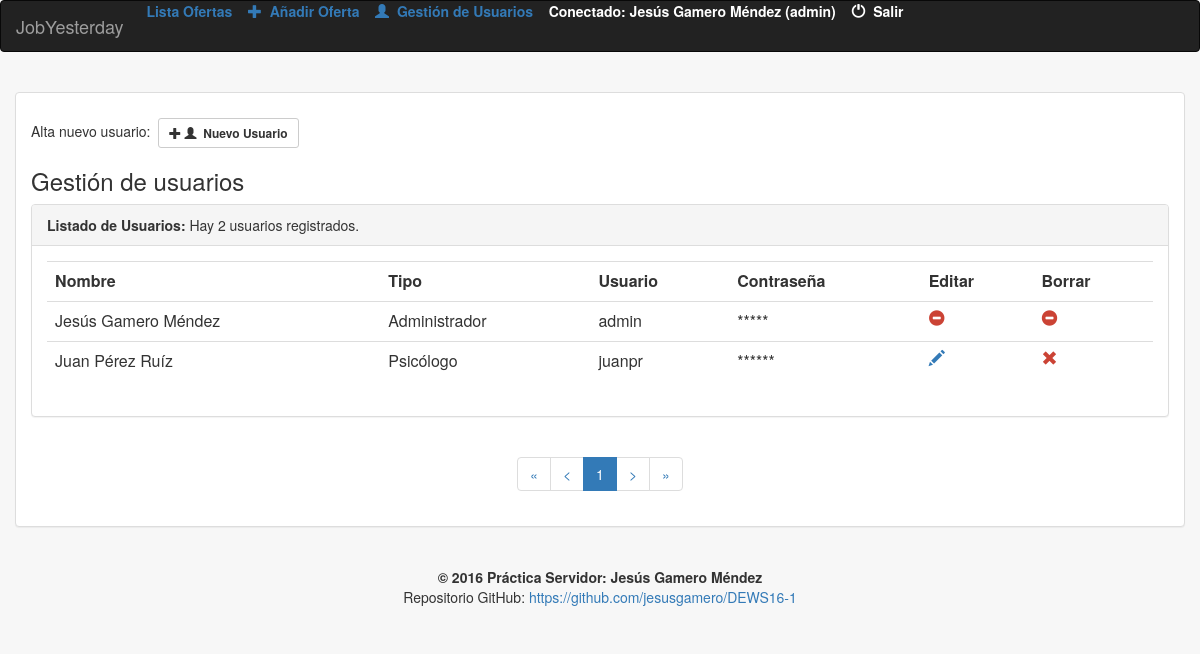
The page /app/index.php?ctrl=list_user (signed in) on the database as committed earlier.
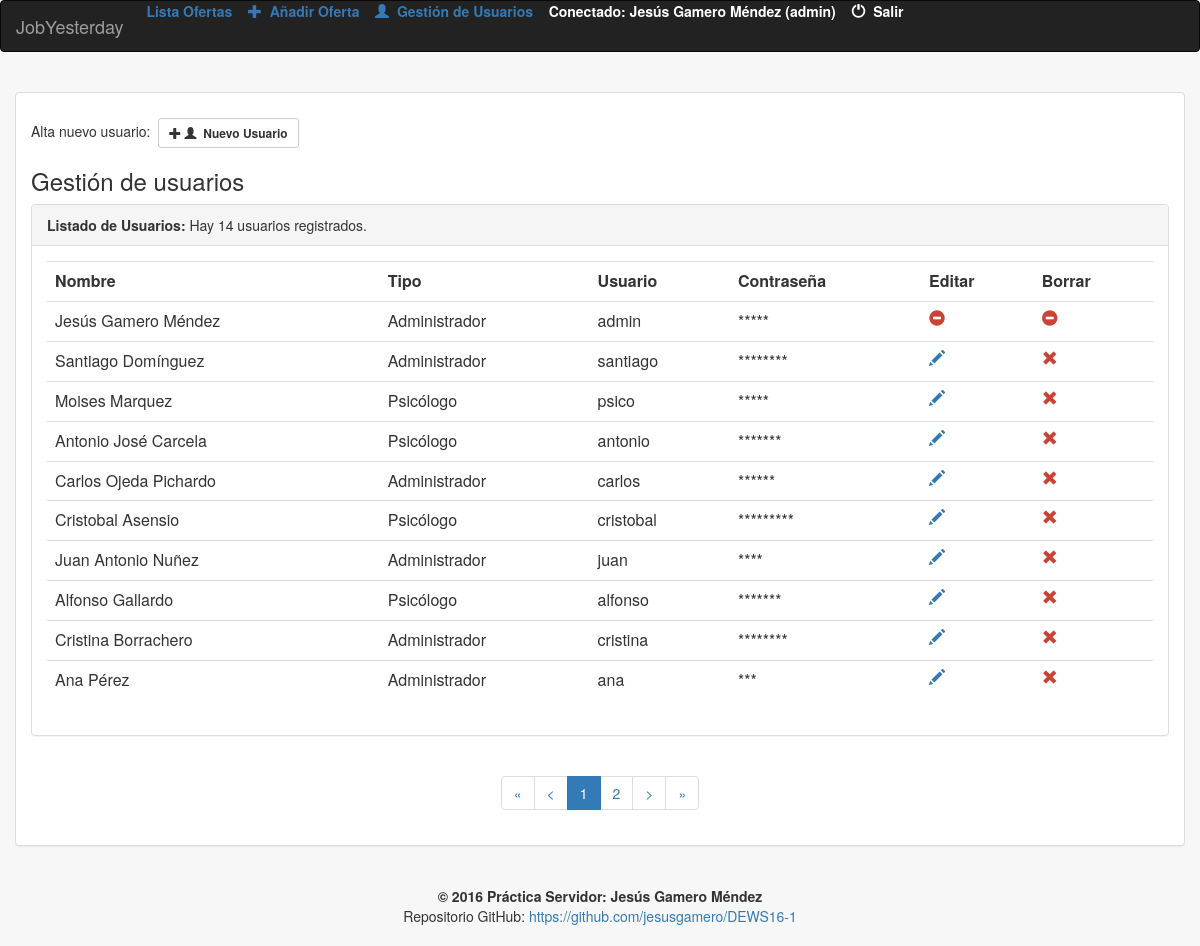
The same page on the database as committed later.
### tables this page shows
CREATE TABLE `usuario` (
  `cod` int(11) NOT NULL,
  `tipo` char(1) NOT NULL,
  `nombre` varchar(35) DEFAULT NULL,
  `user` varchar(10) DEFAULT NULL,
  `pass` varchar(10) DEFAULT NULL
);

### app/model/DB_connection.php (called while the page is built, shortened)
<?php
Class Database {
	private $link;
	private static $_instance;
	public static function getInstance(){
		if (!(self::$_instance instanceof self)){
			self::$_instance=new self();
		}
		return self::$_instance;
	}
	private function Conectar($conf)
	{
		$this-> link =new mysqli($conf['servidor'], $conf['usuario'], $conf['password']);
		$this->link->select_db($conf['base_datos']);
		$this->link->query("SET NAMES 'utf8'");
	}
	public function Consulta($sql)
	{
		$this->result=$this->link->query($sql);
		return $this->result;
	}
	public function LeeRegistro($result=NULL)
	{
		$this->regActual=$result->fetch_assoc();
		return $this->regActual;
	}
}

### app/model/model_user.php (called while the page is built, shortened)
<?php
include(MODEL_PATH."DB_connection.php");
function nUsuarios()
{
	$MyBD=Database::getInstance();
	$query ="SELECT count(*) as total FROM usuario";
	$result=$MyBD-> Consulta($query);
	$reg=mysqli_fetch_assoc($result);
	return $reg['total'];
}
function verUsuarios($posIni)
{
	$bd=database::getInstance();
	$query ="SELECT * FROM usuario LIMIT ".($posIni-1).",".PROXPAG;
	$res=$bd->Consulta($query);
	while($line = $bd->LeeRegistro($res))
	{
		$usuarios[]=$line;
	}
	return $usuarios;
}

### app/helpers/helpers.php (called while the page is built, shortened)
<?php
function tipoUsuario($tipo)
{
 if ($tipo=='A')
	{
	return 'Administrador';
	}
else
	{
	return 'Psicólogo';
	}
}

### app/view/list_user.php (the view, shortened to what this page needs)
	<br>
<div class="container-fluid">
<div class="panel panel-default">
<div class="panel-body">
<h5>Alta nuevo usuario:&nbsp;&nbsp;<a href="?ctrl=insert_user" class="btn btn-default btn-sm"><span class="glyphicon glyphicon-plus"></span>&nbsp;<span class="glyphicon glyphicon-user"></span><b>&nbsp;&nbsp;Nuevo Usuario</b></a></h5>
<h3>Gestión de usuarios</h3>
				<div class="panel panel-default">
				<div class="panel-heading"><b>Listado de Usuarios: </b><?php echo "Hay ". $nreg." usuarios registrados.";?></div>
				<div class="panel-body">
				<div class="form-horizontal">
				<center>
					<div class="table-responsive">
					  <table class="table">
						 <tr>
						<th>Nombre</th>
						<th>Tipo</th>
						<th>Usuario</th>
						<th>Contraseña</th>
						<th>Editar</th>
						<th>Borrar</th>
						 </tr>
							<?php
							foreach ($listado as $clave => $usuario)
							{ ?>
							<tr>
								<td><?= $usuario['nombre']; ?></td>
								<td><?= tipoUsuario($usuario['tipo']); ?></td>
								<td><?= $usuario['user']; ?></td>
								<td><?= str_repeat("*",strlen($usuario['pass'])); ?></td>
								<?php if ($_SESSION['usuario']!= $usuario['user']){ ?>
								<td><a href="?ctrl=update_user&id=<?= $usuario['cod']; ?>"><span class="glyphicon glyphicon-pencil"></span></b></a></td>
								<td><a href="?ctrl=delete_user&id=<?= $usuario['cod']; ?>" style="color: #CB4335"><span style="color: #FFFFF" class="glyphicon glyphicon-remove"></span></a></td>
								<?php }else{ ?>
								<td><span style="color: #CB4335" class="glyphicon glyphicon-minus-sign"></span></td>
								<td><span style="color: #CB4335" class="glyphicon glyphicon-minus-sign"></span></td>
								<?php }?>
							</tr>
							<?php }?>
					  </table>
					</div>
				</div>
				</div>
				</div>
		<center>
		<ul class="pagination">
		<li><a href="?ctrl=list_user&pag=1" >&laquo;</a></li>
		<li><a href="?ctrl=list_user&pag=<?php echo ($pag-1);?>"><</a></li>
		<?php for ($i = 1; $i < $maxPag; $i++) {
			if($i==$pag){
			echo "<li class='active'><a href='?ctrl=list_user&pag=".$i."'>".$i."</a></li>";
			}
			else{
			echo "<li><a href='?ctrl=list_user&pag=".$i."'>".$i."</a></li>";
			}
		}
		?>
		<li><a href="?ctrl=list_user&pag=<?php if ($pag < ceil($maxPag-1)){echo ($pag+1);} else {echo (ceil($maxPag-1));} ?>">></a></li>
		<li><a href="?ctrl=list_user&pag=<?php echo (ceil($maxPag-1));?>">&raquo;</a></li>
		</ul>
	</center>
</div>
</div>
</div>

### app/index.php (shortened to what this page needs)
<html>
    <head>
		<link rel="stylesheet" href="template/css/login.css">
		<link rel="stylesheet" href="https://maxcdn.bootstrapcdn.com/bootstrap/3.3.7/css/bootstrap.min.css">
    </head>
<body style="background-color:#F7F7F7">
<?php
if (isset($_SESSION["tipo"]) )
{
	if ($_SESSION['tipo']=='A' || $_SESSION['tipo']=='P')
	{
		include(TEMPLATE_PATH.'encabezado.php');
	}
}
$ctrl=isset($_GET['ctrl']) ? $_GET['ctrl'] : 'login';
$file=CTRL_PATH.$ctrl.'.php';
if (file_exists($file))
{
    include($file);
}
else
{
    include(CTRL_PATH.'error404.php');
}
if (isset($_SESSION["tipo"]) )
{
	if ($_SESSION['tipo']=='A' || $_SESSION['tipo']=='P')
	{
		include(TEMPLATE_PATH.'pie.php');
	}
}
?>
</body>
</html>

### app/template/encabezado.php
<nav class="navbar navbar-inverse">
    <div class="navbar-header">
      <a class="navbar-brand" href="#">JobYesterday</a>
	  <a href="?ctrl=list">&nbsp;<b>&nbsp;Lista Ofertas</b></a>&nbsp;&nbsp;&nbsp;
	 <?php if ($_SESSION['tipo']=='A'): ?>
	  	<a href="?ctrl=insert"><span class="glyphicon glyphicon-plus"></span>&nbsp;<b>&nbsp;Añadir Oferta</b></a>&nbsp;&nbsp;&nbsp;
	 <?php endif; ?>
	 <?php if ($_SESSION['tipo']=='A'): ?>
	  	<a href="?ctrl=list_user"><span class="glyphicon glyphicon-user"></span>&nbsp;<b>&nbsp;Gestión de Usuarios</b></a>&nbsp;&nbsp;&nbsp;
	 <?php endif; ?>
		<label style="color:#FFFFFF"> Conectado: <?= $_SESSION['nombre']?> (<?= $_SESSION['usuario']?>)</label>
		<a href="?ctrl=logout" style="float:right; color:#FFFFFF"><span class="glyphicon glyphicon-off"></span>&nbsp;<b>&nbsp;Salir</b></a>&nbsp;&nbsp;&nbsp;
    </div>
</nav>

### app/ctrl/list_user.php (shortened to what this page needs)
<?php
	include_once(MODEL_PATH."model_user.php");
	include_once(HELPERS_PATH."helpers.php");
	if (isset($_GET['pag']))
		$pag=$_GET['pag'];
	else
		$pag=1;
	$maxPag=((int) (NUsuarios())/PROXPAG)+1;
	$posIni=(($pag-1)*PROXPAG)+1;
	if ($_SESSION['tipo']=='A'){
		if (!$_POST)
		{
			$listado=verUsuarios($posIni);
			$nreg=NUsuarios();
			include_once(VIEW_PATH."list_user.php");
		}
	}
	else
	{
		header('Location:?ctrl=login');
	}

### app/template/pie.php
 <footer class="footer">
     <div class="container">
         <div class="row">
<center>
	<br><b>&copy; 2016 Práctica Servidor: Jesús Gamero Méndez<br> </b>Repositorio GitHub: <a href="https://github.com/jesusgamero/DEWS16-1">https://github.com/jesusgamero/DEWS16-1</a>
         </div><br>
     </div>
 </footer>

Rows that differ between the two databases and show on the page:
removed usuario: nombre "Juan Pérez Ruíz", tipo "Psicólogo", user "juanpr", pass "******"
added usuario: nombre "Santiago Domínguez", tipo "Administrador", user "santiago", pass "********"
added usuario: nombre "Moises Marquez", tipo "Psicólogo", user "psico", pass "*****"
added usuario: nombre "Antonio José Carcela", tipo "Psicólogo", user "antonio", pass "*******"
added usuario: nombre "Carlos Ojeda Pichardo", tipo "Administrador", user "carlos", pass "******"
added usuario: nombre "Cristobal Asensio", tipo "Psicólogo", user "cristobal", pass "*********"
added usuario: nombre "Juan Antonio Nuñez", tipo "Administrador", user "juan", pass "****"
added usuario: nombre "Alfonso Gallardo", tipo "Psicólogo", user "alfonso", pass "*******"
added usuario: nombre "Cristina Borrachero", tipo "Administrador", user "cristina", pass "********"
added usuario: nombre "Ana Pérez", tipo "Administrador", user "ana", pass "***"
Other text that changed with them:
$nreg: "2" → "14"
new list line: "2"
